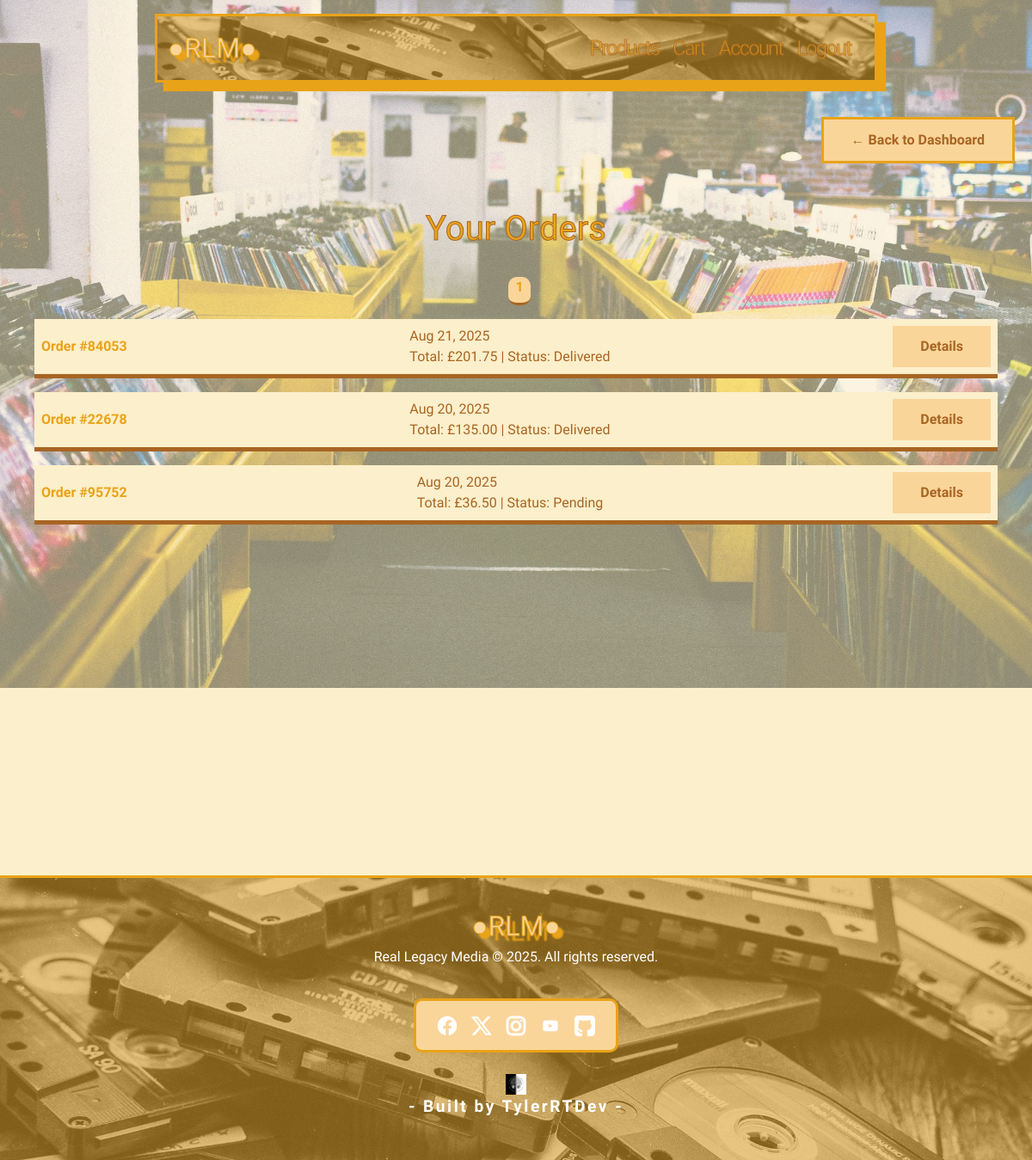
The page /accounts/orders/ (signed in) on the database its author committed.
### checkout/models.py (models this page shows, shortened)
class CheckoutOrder(models.Model):
    STATUS_CHOICES = [
        ('pending', 'Pending'),
        ('shipped', 'Shipped'),
        ('delivered', 'Delivered'),
    ]
    user = models.ForeignKey(User, on_delete=models.CASCADE, null=True, blank=True)
    order_session = models.CharField(max_length=255, unique=True, blank=True, null=True)
    order_number = models.CharField(max_length=5, unique=True, blank=True, null=True)
    guest_email = models.EmailField(blank=True, null=True)
    city = models.CharField(max_length=50, null=True, blank=True)
    postcode = models.CharField(max_length=20, null=True, blank=True)
    total_amount = models.DecimalField(max_digits=10, decimal_places=2)
    status = models.CharField(max_length=20, choices=STATUS_CHOICES, default='pending')
    created_at = models.DateTimeField(auto_now_add=True)
    full_name = models.CharField(max_length=100, null=True, blank=True)
    shipping_address = models.TextField(null=True, blank=True)
    shipping_city = models.CharField(max_length=50, null=True, blank=True)
    shipping_postcode = models.CharField(max_length=20, null=True, blank=True)
    billing_address = models.TextField(null=True, blank=True)
    billing_city = models.CharField(max_length=20,null=True, blank=True)
    billing_postcode = models.CharField(max_length=20,null=True, blank=True)

### accounts/views.py (the view)
# urls.py: path('orders/', views.order_history_view, name='order_history'),
@login_required
def order_history_view(request):
    orders = CheckoutOrder.objects.filter(user=request.user).order_by('-created_at')
    paginator = Paginator(orders, 5)  # Show 5 orders per page
    page_number = request.GET.get('page')
    page_obj = paginator.get_page(page_number)
    return render(request, 'accounts/order_history.html', {
        'orders': orders,
        'page_obj': page_obj
    })

### templates/accounts/order_history.html (shortened to what this page needs)
{% extends 'base.html' %}
{% block content %}
    <div class="back-button d-flex justify-content-end mb-1">
        <a href="{% url 'accounts:profile' %}" class="back-btn-retro">
        <span> ←</span> Back to Dashboard
        </a>
    </div>
    <div class="order-history container py-5">
        <div class="account-orders-title">
            <h1>Your Orders</h1>
        </div>
        <div class="text-center">
            <nav aria-label="Order pagination">
                <ul class="pagination justify-content-center">
                {% for num in page_obj.paginator.page_range %}
                    <li class="page-item {% if page_obj.number == num %}active{% endif %}">
                    <a class="page-link page-num" href="?page={{ num }}">{{ num }}</a>
                    </li>
                {% endfor %}
                </ul>
            </nav>
        </div>
        {% if page_obj.object_list %}
            <ul class="list-group">
                {% for order in page_obj.object_list %}
                <li class="list-group-item p-2">
                        <div class="d-flex justify-content-end justify-content-between align-items-center">
                    <strong>Order #{{ order.order_number }}</strong>{{ order.created_at|date:"M d, Y" }}
                    <br>
                    Total: £{{ order.total_amount }} | Status: {{ order.status|capfirst }}
                        <a href="{% url 'accounts:order_detail' order.id %}" class="btn-retro">Details</a>
                    </div>
                </li>
                {% endfor %}
            </ul>
        {% else %}
            <div class="no-orders-text-container d-flex justify-content-center align-items-center flex-column">
                <img src="/static/images/icons/empty-cart.png" alt="Empty order">
                <h5 class="no-orders-text text-center">No orders yet...</h5>
            </div>
        {% endif %}
    </div>
{% endblock %}

### static/css/style.css (style rules this page uses)
:root { --black: #000000; --brown: #a86523; --orange: #E9A319; --peach: #fad59a; --cream: #fcefcb; --text-color: #000000; }
body { font-family: 'Kodchasan', sans-serif; color: var(--text-color); background-color: var(--cream); }
h1, h2, h3, h4 { font-family: 'Brexon', sans-serif; }
.back-btn-retro { border: solid 3px var(--orange); color: var(--brown); border-radius: 0px; font-weight: bold; text-decoration: none; padding: 0.75rem 2rem; background-color: var(--peach); transition: 0.5s; }
.btn-retro { border: none; color: var(--brown); border-radius: 0px; font-weight: bold; text-decoration: none; padding: 0.75rem 2rem; background-color: var(--peach); transition: 0.5s; }
.back-button { display: flex; align-self: flex-end; margin-bottom: 2rem; justify-content: space-around; }
.back-btn-retro { border-radius: 3px var(--brown); }
.account-orders-title { padding-bottom: 0.5rem; text-align: center; margin-bottom: 1rem; -webkit-text-fill-color: var(--orange); -webkit-text-stroke-width: 1px; -webkit-text-stroke-color: var(--brown); }
.list-group { border-radius: 0px; }
.pagination { --bs-pagination-hover-color: var(--brown); --bs-pagination-hover-bg: none; --bs-pagination-hover-border-color: none; --bs-pagination-border-color: none; --bs-pagination-focus-bg: none; --bs-pagination-focus-box-shadow: none; --bs-pagination-focus-color: none; }
.pagination .page-link { background-color: transparent; color: var(--brown); border-radius: 100%; border: none; }
.pagination .page-item { background-color: var(--peach); border-bottom: solid 3px var(--brown); border-radius: 10px; margin-left: 0.5rem; font-weight: bold; }
.pagination .page-item.active .page-link { background-color: transparent; border-color: var(--orange); color: var(--orange); border-radius: 100%; border: none; }
.pagination .page-num { color: var(--brown); padding-left: 0.5rem; padding-right: 0.5rem; padding-top: 0; }
.order-history.container.py-5 { height: 100vh; }
.order-history .list-group .list-group-item { border: none; border-bottom: 5px solid var(--brown); background: var(--cream); margin-bottom: 1rem; transition: 0.7s ease; color: var(--brown); }
.order-history ul li div strong { color: var(--orange); }
@media (min-width: 1024px) and (max-width: 1439px) { .container { max-width: 1200px; padding: 0 20px; } }

### rows shown on the page
CheckoutOrder: order_number "84053", created_at "Aug 21, 2025", total_amount "201.75", status "Delivered"
CheckoutOrder: order_number "22678", created_at "Aug 20, 2025", total_amount "135.00", status "Delivered"
CheckoutOrder: order_number "95752", created_at "Aug 20, 2025", total_amount "36.50", status "Pending"

### other values the page prints
{{ num }} "1"
